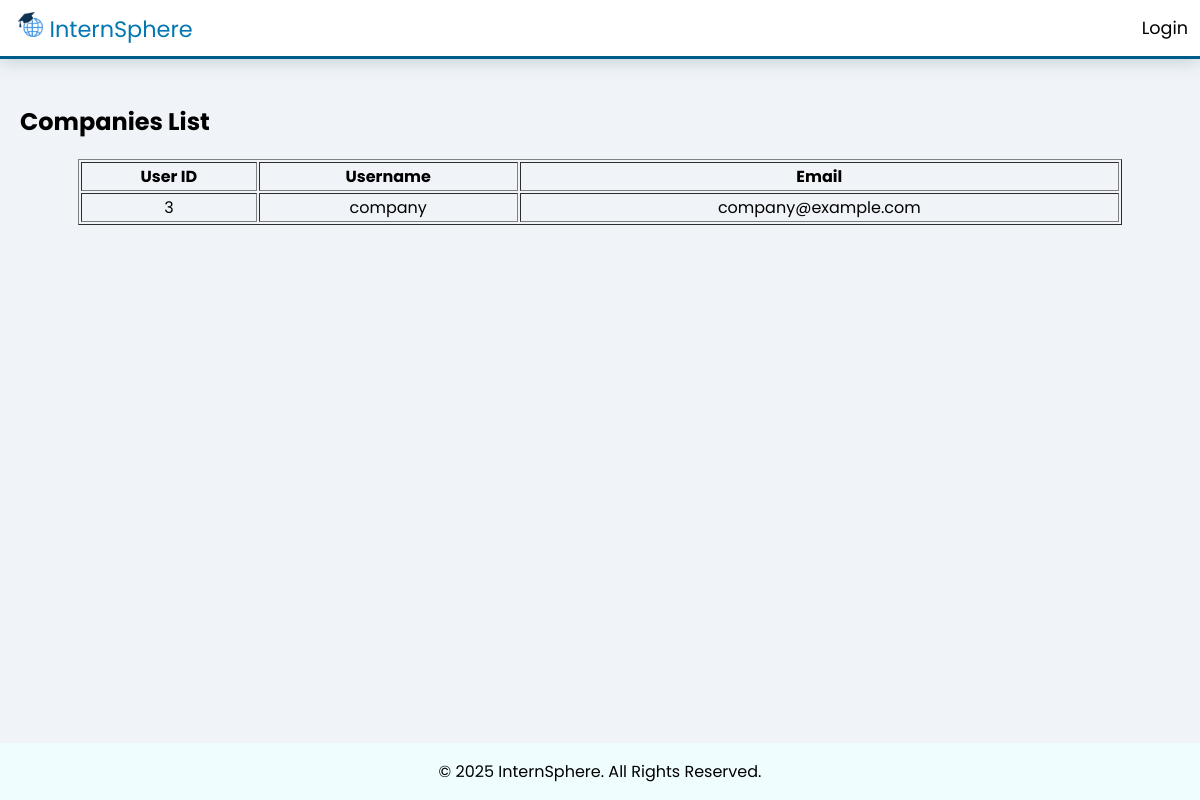
/pages/admin/tasks/companies.php, run on the app's committed database.
### tables this page shows
CREATE TABLE users (
    user_id INT AUTO_INCREMENT PRIMARY KEY,
    username VARCHAR(50) NOT NULL UNIQUE,
    email VARCHAR(100) NOT NULL UNIQUE,
    password_hash VARCHAR(255) NOT NULL,
    user_type_id INT NOT NULL,
    last_login TIMESTAMP NULL,
    created_at TIMESTAMP DEFAULT CURRENT_TIMESTAMP,
    updated_at TIMESTAMP DEFAULT CURRENT_TIMESTAMP ON UPDATE CURRENT_TIMESTAMP,
    FOREIGN KEY (user_type_id) REFERENCES user_types(type_id)
);

### pages/admin/tasks/companies.php (the view, shortened to what this page needs)
<?php
require_once '../../../includes/header.php';
?>
<div class="admin-panel-tasks">
    <h2>Companies List</h2>
    <table border="1" colspan="4" width="90%" align="center">
        <tr>
            <th>User ID</th>
            <th>Username</th>
            <th>Email</th>
        </tr>
        <?php
        $stmt = $db->query("SELECT user_id, username, email, user_type_id FROM users WHERE user_type_id = 3");
        while ($user = $stmt->fetch(PDO::FETCH_ASSOC)) {
            echo "<tr align='center'>
                    <td>{$user['user_id']}</td>
                    <td>{$user['username']}</td>
                    <td>{$user['email']}</td>
                    </tr>";
        }
        ?>
    </table>
</div>
<?php
require_once '../../../includes/footer.php';
?>

### assets/css/style.css (style rules this page uses)
body { font-family: 'Poppins', sans-serif; margin: 0; padding: 0; background-color: #f0f4f8; }

### data on the page
users: user_id "3", username "company", email "company@example.com"
